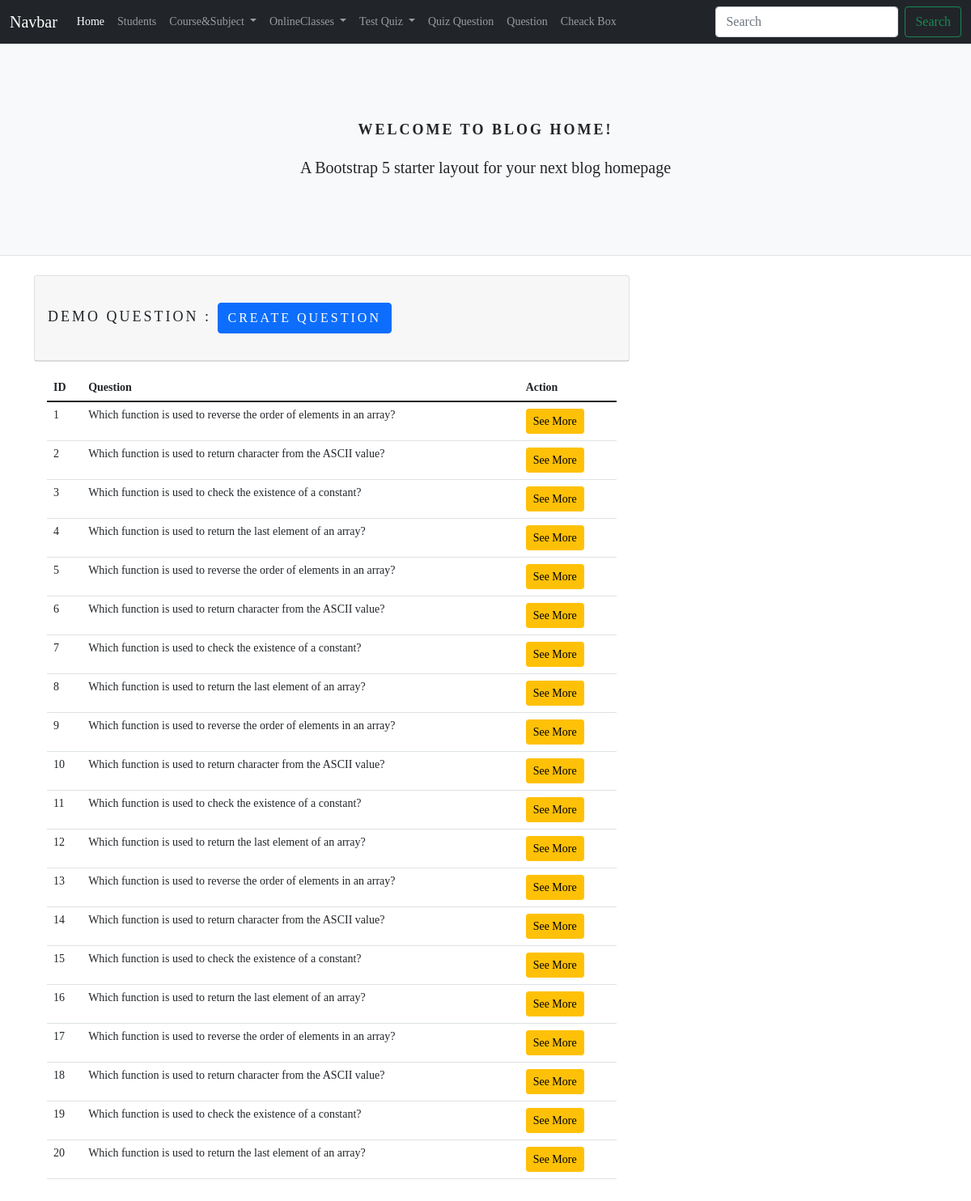
Page /test_quiz/demo_question_index.php on the committed database.
### tables this page shows
create table demo_questions (
    id int primary key auto_increment,
    course_id int not null,
    subject_id int not null,
    chapter_id int not null,
    question TEXT not null,
    is_enabled int DEFAULT (0),
    created_at TIMESTAMP DEFAULT CURRENT_TIMESTAMP);

### _classes/Libs/Database/MySQL.php (called while the page is built, shortened)
<?php
class MySQL
{
	private $dbhost;
	private $dbuser;
	private $dbname;
	private $dbpass;
	public function __construct(
		$dbhost = "localhost",
		$dbuser = "root",
		$dbname = "school",
		$dbpass = "",
	) {
		$this->dbhost = $dbhost;
		$this->dbuser = $dbuser;
		$this->dbname = $dbname;
		$this->dbpass = $dbpass;
	}
	public function connect()
	{
		try {
			$this->db = new PDO(
				"mysql:host=$this->dbhost;dbname=$this->dbname",
				$this->dbuser,
				$this->dbpass,
				[
					PDO::ATTR_ERRMODE => PDO::ERRMODE_EXCEPTION,
					PDO::ATTR_DEFAULT_FETCH_MODE => PDO::FETCH_OBJ,
				]
			);
			return $this->db;
		} catch (PDOException $e) {
			return $e->getMessage();
		}
	}
}

### _classes/Libs/Database/DemoQuestion.php (called while the page is built, shortened)
<?php
class DemoQuestion {
 private $db = null;
	public function __construct(MySQL $db)
	{
		$this->db = $db->connect();
	}
 public function DemoQuestionGetDataAll() {
  $statement = $this->db->query("
           SELECT demo_questions.*, courses.course_name, subjects.subject_name, chapters.chapter_name
           FROM demo_questions
           LEFT JOIN subjects ON subjects.id = demo_questions.subject_id
           LEFT JOIN chapters ON chapters.id = demo_questions.chapter_id
           LEFT JOIN courses ON courses.id = demo_questions.course_id
        ");
    return $statement->fetchAll();
 }
 }

### test_quiz/demo_question_index.php (the view, shortened to what this page needs)
<?php
include("../layout/head.php");
$table = new DemoQuestion(new MySQL());
$demo_questions = $table->DemoQuestionGetDataAll();
?>
<body>
    <?php
    include("../layout/nav.php");
    include("../layout/header.php");
    ?>
<div class="container">
 <div class="row">
  <div class="col-lg-8">
   <div class="card">
    <div class="card-header"><h1>Demo Question : <span><a href="" class="btn btn-primary">Create Question</a></span></h1></div>
   </div>
   <div class="card-body">
    <table class="table table-responsive">
     <tr>
      <th>ID</th>
      <th>Question</th>
      <th>Action</th>
     </tr>
     <tbody>
      <?php foreach($demo_questions as $demo_question): ?>
       <tr>
        <td><?= $demo_question->id ?></td>
        <td><?= $demo_question->question ?></td>
        <td><a href="demo_question_show.php?id=<?= $demo_question->id ?>" class="btn btn-warning btn-sm">See More</a></td>
       </tr>
      <?php endforeach; ?>
     </tbody>
    </table>
   </div>
  </div>
 </div>
</div>
<?php include("../layout/footer.php"); ?>

### test_quiz/style.css (style rules this page uses)
body { font: 14px Georgia, serif; }
h1 { margin: 25px 0; font: 18px Georgia, Serif; text-transform: uppercase; letter-spacing: 3px; }

### rows in the picture
demo_questions: id "1", question "Which function is used to reverse the order of elements in an array?"
demo_questions: id "2", question "Which function is used to return character from the ASCII value?"
demo_questions: id "3", question "Which function is used to check the existence of a constant?"
demo_questions: id "4", question "Which function is used to return the last element of an array?"
demo_questions: id "5", question "Which function is used to reverse the order of elements in an array?"
demo_questions: id "6", question "Which function is used to return character from the ASCII value?"
demo_questions: id "7", question "Which function is used to check the existence of a constant?"
demo_questions: id "8", question "Which function is used to return the last element of an array?"
demo_questions: id "9", question "Which function is used to reverse the order of elements in an array?"
demo_questions: id "10", question "Which function is used to return character from the ASCII value?"
demo_questions: id "11", question "Which function is used to check the existence of a constant?"
demo_questions: id "12", question "Which function is used to return the last element of an array?"
demo_questions: id "13", question "Which function is used to reverse the order of elements in an array?"
demo_questions: id "14", question "Which function is used to return character from the ASCII value?"
demo_questions: id "15", question "Which function is used to check the existence of a constant?"
demo_questions: id "16", question "Which function is used to return the last element of an array?"
demo_questions: id "17", question "Which function is used to reverse the order of elements in an array?"
demo_questions: id "18", question "Which function is used to return character from the ASCII value?"
demo_questions: id "19", question "Which function is used to check the existence of a constant?"
demo_questions: id "20", question "Which function is used to return the last element of an array?"
